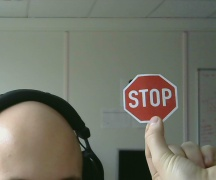
#> input picture opencv/img/in.jpg, 216 x 180 px
$ python -i acm.py   (imports and definitions only)   (older library calls are emulated)
#> lines starting #> are read from the running program, lines starting #| are printed output that depends on the picture; after the words box and inside, x2 and y2 are one past the last pixel; in counts of white or black regions, pixels touching at a corner belong together
# For finding all files in a directory
from scipy import ndimage
from scipy import misc
import numpy as np
import math
from numpy import linalg

# Euclidean distance between the color of a pixel and a specified color
def distance(pixel, color):
    return np.linalg.norm(pixel-color)

# Find pixels with color in a specified color range
def get_colored_region(image,colors,radii):
    X, Y, z = image.shape
    new_img = np.zeros((X,Y))
    for x in xrange(X):
        for y in xrange(Y):
            for i in xrange(len(colors)):
                if distance(image[x,y],colors[i]) < radii[i]:
                    new_img[x,y] = 1
    return new_img.astype(np.int)

# Find center of object
def get_center_of_mass(image):
    x, y = image.shape
    m = image.astype(np.float)
    m = m / max(np.sum(m),1)
    dx, dy = np.sum(m,1), np.sum(m,0)
    cx, cy = np.sum(dx * np.arange(x)), np.sum(dy * np.arange(y))
    return int(math.ceil(cx)), int(math.ceil(cy))

# Find size of object
def get_size(image):
    x, y = image.shape
    m = image.astype(np.int)
    sx = np.sum(m,1)
    sy = np.sum(m,0)
    w, h = max(sx), max(sy)
    size = int(math.ceil((w+h)/2))
    return size

def dilate(img, structure):
    x, y = structure.shape
    x, y = int((x-1)/2), int((y-1)/2)
    X, Y = img.shape
    R, C = X+(2*x), Y+(2*y)
    new_img = np.zeros((R, C))
    new_img[x:R-x, y:C-y] = img.astype(np.int)
    temp = new_img.copy()
    for c in xrange(y, C-y):
        for r in xrange(x, R-x):
            if img[r-x][c-y] == 1:
                new_img[(r-x):(r+x+1), (c-y):(c+y+1)] = new_img[(r-x):(r+x+1),(c-y):(c+y+1)]+structure
#                new_img[(r-x):(r+x+1), (c-y):(c+y+1)] += structure
    new_img = new_img[x:(R-x), y:(C-y)]
    return new_img.astype(np.bool_)

def dilation(image, structure, iterations=1):
    if iterations == 1:
        return dilate(image.astype(np.bool_),structure)
    else:
        result = dilate(image.astype(np.bool_),structure)
        for it in xrange(iterations-1):
            result = dilate(result, structure)
        return result

# Get coordinates of object
def get_coords(seg_img):
    struct = np.ones((3,3))
    #img = ndimage.binary_dilation(seg_img, struct, 3)
    img = dilation(seg_img, struct, 3).astype(np.int)
    img = ndimage.binary_fill_holes(img)
    structure1 = np.ones((5,5))
    res=ndimage.binary_hit_or_miss(img,structure1=structure1,origin1=0).astype(np.int)
    center = get_center_of_mass(res)
    dim = get_size(res)
    return [center[0]-dim,center[0]+dim,center[1]-dim,center[1]+dim]

def crop(image, coords):
    return image[coords[0]:coords[1],coords[2]:coords[3]]

def preprocessing(image, colors, radii, scale):
    x,y,z = image.shape
    img = misc.imresize(image, (int(x/scale), int(y/scale)))
    img = get_colored_region(img,colors,radii)
    cv2.imshow('thresh', img)
    if np.sum(img) > 30: # random
        coords = get_coords(img)
        try:
            coords = np.multiply(coords, scale)
            res = crop(image, coords)
            return misc.imresize(res, (32,32))
        except ValueError:
            return np.zeros((2,2))
    else: return np.zeros((2,2))

in_path = "pics/in/"
out_path = "pics/out/"

red = np.array([123,34,30])
#blue = np.array([25,50,110])
blue = np.array([21,42,95])
radii = [30, 45]
colors = [red, blue]


##### Ane's color magic ends here #####


import cv2
import timeit
import ctypes


# Load bridge to C++
# [1 line that did not run here, left out]

# Initialize video capture with camera at index
# [1 line not run here, left out]

# Counters for timers and filenames
frame_count = 0

# How will the window be handled?
frame_send = False
frame_save = False
frame_draw = False

# Resolution, fps, crop.
w = 432
h = 240
fps = 5
ch = int(h * 0.75)
cw = int(w * 0.5)

# Save initial image from framing and reference
# [21 lines not run here, left out]

time_per_frame = timeit.default_timer()

# Normally the loop would just be while(True), but it's easier to time a set amount.
frame_cap = 500

if frame_save:
    frame_cap = 1

# [45 lines not run here, left out]
time_per_frame = (timeit.default_timer() - time_per_frame)


'''

# If we want to send the window as an array to our given C++ function.
if frame_send:
    frame_reshaped = window.reshape(-1)
    frame_output = (ctypes.c_int * len(frame_reshaped))(*frame_reshaped) # This line is EXTREMELY slow
    bridge.iterate_input(frame_output)

# If generating .jpg testdata, save every window as a file.
# Surprisingly gentle on performance.
if frame_save:
    cv2.imwrite('./img/test/f{}_p{}_w{}.jpg'.format(frame_count, pyr_count, win_count), window)

# Sometimes it can be helpful to see the windows visualized.
# Not a performance hit, but wildly distracting and glitchy
if frame_draw:
    cv2.rectangle(resized_frame, (x, y), (x + winW, y + winH), (0, 255, 0), 2)
    cv2.imshow("Preview", resized_frame)
    cv2.waitKey(1)

'''

# When everything done, release the capture
# [14 lines not run here, left out]

>>> import cv2
>>> picture = cv2.imread('img/in.jpg', cv2.IMREAD_GRAYSCALE)
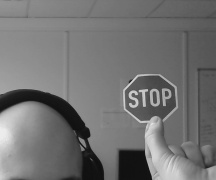
#> picture: shape (180, 216); min 14, max 238, mean 114
>>> result = get_coords(picture)
#> in dilate, `new_img[x:R-x, y:C-y] = img.astype(np.int)`:
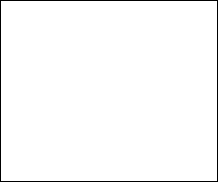
#> new_img: shape (182, 218) float64; values 0 (black) and 1 (white), 98% white; black in thin lines or dots
#> after the loop in dilate, `for c in xrange(y, C-y):`:
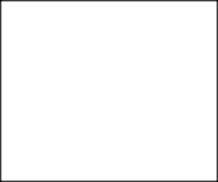
#> new_img: shape (182, 218) float64; min 1, max 10, mean 9.8; drawn with min black and max white
#> in dilate, `return new_img.astype(np.bool_)`: returned value: shape (180, 216) bool; every value is 1
#> in get_coords, `img = dilation(seg_img, struct, 3).astype(np.int)`: img: shape (180, 216) int64; every value is 1
#> in get_coords, `res=ndimage.binary_hit_or_miss(img,structure1=structure1,origin1=0).as..`:
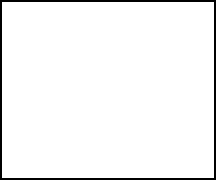
#> res: shape (180, 216) int64; values 0 (black) and 1 (white), 96% white; 1 black region, box (x1, y1, x2, y2) and area: (0, 0, 216, 180) 1568
#> in get_center_of_mass, `dx, dy = np.sum(m,1), np.sum(m,0)`: dx = 180 values, max 0.00568 at index 2, min 0 at index 0, mean 0.00556; dy = 216 values, max 0.00472 at index 2, min 0 at index 0, mean 0.00463
#> in get_center_of_mass, `cx, cy = np.sum(dx * np.arange(x)), np.sum(dy * np.arange(y))`: cx = 89.5; cy = 107.5
#> in get_coords, `center = get_center_of_mass(res)`: center = (90, 108)
#> in get_size, `sx = np.sum(m,1)`: sx = 180 values, max 212 at index 2, min 0 at index 0, mean 207.3
#> in get_size, `sy = np.sum(m,0)`: sy = 216 values, max 176 at index 2, min 0 at index 0, mean 172.7
#> in get_size, `w, h = max(sx), max(sy)`: w = 212; h = 176
#> in get_size, `size = int(math.ceil((w+h)/2))`: size = 194
#> result = [-104, 284, -86, 302]
